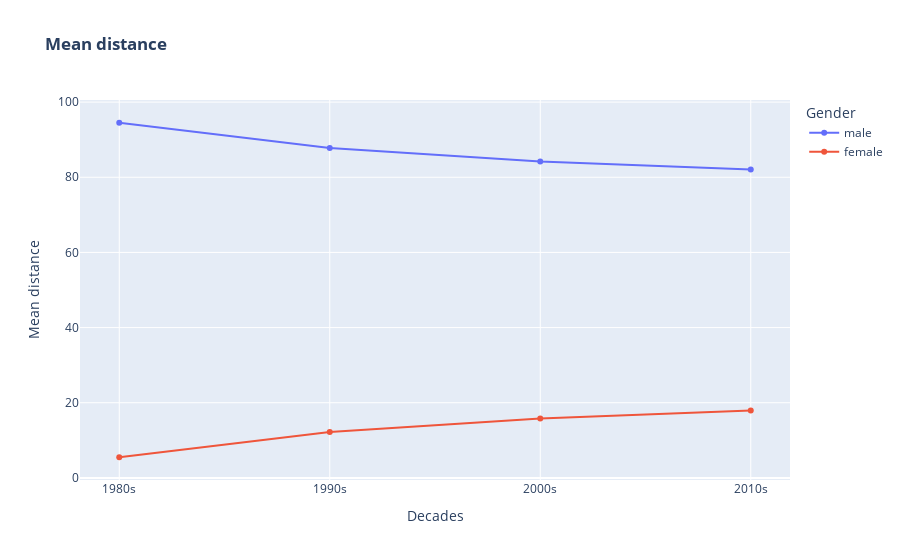

Notebook source saved alongside this figure:
### Code cell
px.line(mean_dis,
        x='Decades',
        y='Mean distance',
        color='Gender',
        markers=True
        ,title='<b>Mean distance'
        )

### Figure 1 — Plotly figure (JSON) as saved in the notebook; plotly's stock layout.template omitted (floating-point values rounded to 4 significant figures)
{"data": [{"hovertemplate": "Gender=male<br>Decades=%{x}<br>Mean distance=%{y}<extra></extra>", "legendgroup": "male", "line": {"color": "#636efa", "dash": "solid"}, "marker": {"symbol": "circle"}, "mode": "lines+markers", "name": "male", "orientation": "v", "showlegend": true, "type": "scatter", "x": ["1980s", "1990s", "2000s", "2010s"], "xaxis": "x", "y": [94.51, 87.76, 84.19, 82.04], "yaxis": "y"}, {"hovertemplate": "Gender=female<br>Decades=%{x}<br>Mean distance=%{y}<extra></extra>", "legendgroup": "female", "line": {"color": "#EF553B", "dash": "solid"}, "marker": {"symbol": "circle"}, "mode": "lines+markers", "name": "female", "orientation": "v", "showlegend": true, "type": "scatter", "x": ["1980s", "1990s", "2000s", "2010s"], "xaxis": "x", "y": [5.49, 12.24, 15.81, 17.96], "yaxis": "y"}], "layout": {"legend": {"title": {"text": "Gender"}, "tracegroupgap": 0}, "title": {"text": "<b>Mean distance"}, "xaxis": {"anchor": "y", "domain": [0, 1], "title": {"text": "Decades"}}, "yaxis": {"anchor": "x", "domain": [0, 1], "title": {"text": "Mean distance"}}}}
